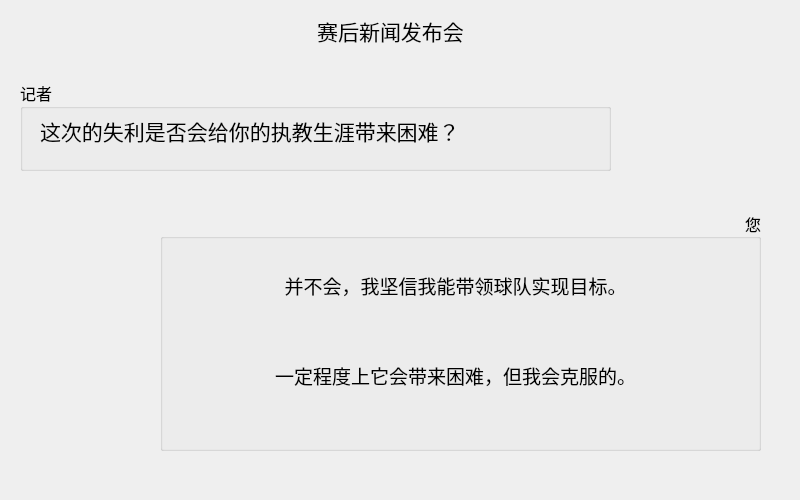
<?xml version="1.0" encoding="UTF-8"?>
<ui version="4.0">
 <class>afterGameFailDialog_1</class>
 <widget class="QDialog" name="afterGameFailDialog_1">
  <property name="geometry">
   <rect>
    <x>0</x>
    <y>0</y>
    <width>800</width>
    <height>500</height>
   </rect>
  </property>
  <property name="windowTitle">
   <string>Dialog</string>
  </property>
  <widget class="QLabel" name="label">
   <property name="geometry">
    <rect>
     <x>180</x>
     <y>10</y>
     <width>421</width>
     <height>41</height>
    </rect>
   </property>
   <property name="font">
    <font>
     <family>等线</family>
     <pointsize>16</pointsize>
    </font>
   </property>
   <property name="text">
    <string>赛后新闻发布会</string>
   </property>
   <property name="alignment">
    <set>Qt::AlignCenter</set>
   </property>
  </widget>
  <widget class="QGroupBox" name="groupBox">
   <property name="geometry">
    <rect>
     <x>20</x>
     <y>80</y>
     <width>591</width>
     <height>91</height>
    </rect>
   </property>
   <property name="font">
    <font>
     <family>等线</family>
     <pointsize>12</pointsize>
    </font>
   </property>
   <property name="title">
    <string>记者</string>
   </property>
   <widget class="QLabel" name="label_2">
    <property name="geometry">
     <rect>
      <x>20</x>
      <y>30</y>
      <width>561</width>
      <height>41</height>
     </rect>
    </property>
    <property name="font">
     <font>
      <family>楷体</family>
      <pointsize>16</pointsize>
     </font>
    </property>
    <property name="text">
     <string>这次的失利是否会给你的执教生涯带来困难？</string>
    </property>
   </widget>
  </widget>
  <widget class="QGroupBox" name="groupBox_2">
   <property name="geometry">
    <rect>
     <x>160</x>
     <y>210</y>
     <width>601</width>
     <height>241</height>
    </rect>
   </property>
   <property name="font">
    <font>
     <family>等线</family>
     <pointsize>12</pointsize>
    </font>
   </property>
   <property name="title">
    <string>您</string>
   </property>
   <property name="alignment">
    <set>Qt::AlignRight|Qt::AlignTrailing|Qt::AlignVCenter</set>
   </property>
   <widget class="QToolButton" name="toolButton">
    <property name="geometry">
     <rect>
      <x>50</x>
      <y>50</y>
      <width>491</width>
      <height>51</height>
     </rect>
    </property>
    <property name="font">
     <font>
      <family>楷体</family>
      <pointsize>14</pointsize>
     </font>
    </property>
    <property name="text">
     <string>并不会，我坚信我能带领球队实现目标。</string>
    </property>
    <property name="autoRaise">
     <bool>true</bool>
    </property>
   </widget>
   <widget class="QToolButton" name="toolButton_2">
    <property name="geometry">
     <rect>
      <x>50</x>
      <y>140</y>
      <width>491</width>
      <height>51</height>
     </rect>
    </property>
    <property name="font">
     <font>
      <family>楷体</family>
      <pointsize>14</pointsize>
     </font>
    </property>
    <property name="text">
     <string>一定程度上它会带来困难，但我会克服的。</string>
    </property>
    <property name="autoRaise">
     <bool>true</bool>
    </property>
   </widget>
  </widget>
 </widget>
 <resources/>
 <connections/>
</ui>
